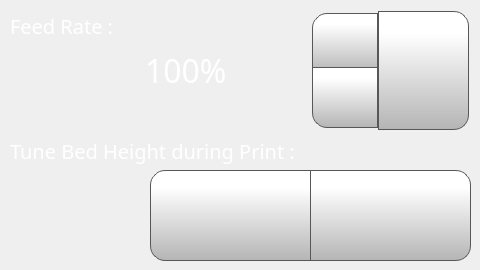
      <widget class="QWidget" name="feedRateTab">
       <attribute name="icon">
        <iconset>
         <normaloff>templates/img/FeedRate.png</normaloff>
         <normalon>templates/img/FeedRate_Selected.png</normalon>templates/img/FeedRate.png</iconset>
       </attribute>
       <attribute name="title">
        <string/>
       </attribute>
       <widget class="QLabel" name="feedRateLabelControlPage">
        <property name="geometry">
         <rect>
          <x>10</x>
          <y>10</y>
          <width>181</width>
          <height>31</height>
         </rect>
        </property>
        <property name="font">
         <font>
          <family>Gotham Light</family>
          <pointsize>15</pointsize>
          <weight>50</weight>
          <bold>false</bold>
         </font>
        </property>
        <property name="styleSheet">
         <string notr="true">color: rgb(255, 255, 255);
background-color: rgba(255, 255, 255, 0);</string>
        </property>
        <property name="text">
         <string>Feed Rate :</string>
        </property>
       </widget>
       <widget class="QSpinBox" name="feedRateSpinBox">
        <property name="geometry">
         <rect>
          <x>140</x>
          <y>10</y>
          <width>241</width>
          <height>121</height>
         </rect>
        </property>
        <property name="font">
         <font>
          <family>Gotham</family>
          <pointsize>24</pointsize>
         </font>
        </property>
        <property name="styleSheet">
         <string notr="true">QSpinBox {
    padding-right: 5px; /* make room for the arrows */
	color: rgb(255, 255, 255);
	background-color: rgba(255, 255, 255, 0);
   
}
QSpinBox ::text:selected {
	background-color: rgb(255, 146, 57);
   
}
QSpinBox::up-button {
     border: 1px solid rgb(87, 87, 87);

border-top-left-radius: 15px;
	background-color: qlineargradient(spread:pad, x1:0, y1:1, x2:0, y2:0.188, stop:0 rgba(180, 180, 180, 255), stop:1 rgba(255, 255, 255, 255));
    width: 60px;
     height: 55px;
    padding: 2px;
}

QSpinBox::up-arrow { 
image: url(./templates/img/arrows.png);
    width: 40px;
     height: 40px;
padding: 5px;
}



QSpinBox::up-button:pressed {
    background-color: qlineargradient(x1: 0, y1: 0, x2: 0, y2: 1,
                                      stop: 0 #dadbde, stop: 1 #f6f7fa);
}


QSpinBox::down-button {
     border: 1px solid rgb(87, 87, 87);
border-bottom-left-radius: 15px;
	background-color: qlineargradient(spread:pad, x1:0, y1:1, x2:0, y2:0.188, stop:0 rgba(180, 180, 180, 255), stop:1 rgba(255, 255, 255, 255));
    width: 60px;
     height: 55px;
    padding: 2px;
}

QpinBox::down-arrow { 
image: url(./templates/img/arrows-5.png);
    width: 40px;
    height: 40px;
padding: 5px;
}

QSpinBox::down-button:pressed {
    background-color: qlineargradient(x1: 0, y1: 0, x2: 0, y2: 1,
                                      stop: 0 #dadbde, stop: 1 #f6f7fa);

}

</string>
        </property>
        <property name="frame">
         <bool>false</bool>
        </property>
        <property name="readOnly">
         <bool>false</bool>
        </property>
        <property name="buttonSymbols">
         <enum>QAbstractSpinBox::UpDownArrows</enum>
        </property>
        <property name="accelerated">
         <bool>true</bool>
        </property>
        <property name="suffix">
         <string>%</string>
        </property>
        <property name="minimum">
         <number>50</number>
        </property>
        <property name="maximum">
         <number>200</number>
        </property>
        <property name="singleStep">
         <number>1</number>
        </property>
        <property name="value">
         <number>100</number>
        </property>
       </widget>
       <widget class="QPushButton" name="setFeedRateButton">
        <property name="geometry">
         <rect>
          <x>378</x>
          <y>11</y>
          <width>91</width>
          <height>119</height>
         </rect>
        </property>
        <property name="font">
         <font>
          <family>Gotham</family>
          <pointsize>13</pointsize>
         </font>
        </property>
        <property name="styleSheet">
         <string notr="true">QPushButton {
     border: 1px solid rgb(87, 87, 87);
	background-color: qlineargradient(spread:pad, x1:0, y1:1, x2:0, y2:0.188, stop:0 rgba(180, 180, 180, 255), stop:1 rgba(255, 255, 255, 255));
border-top-right-radius: 15px;
border-bottom-right-radius: 15px;

}

QPushButton:pressed {
    background-color: qlineargradient(x1: 0, y1: 0, x2: 0, y2: 1,
                                      stop: 0 #dadbde, stop: 1 #f6f7fa);
}

QPushButton:flat {
    border: none; /* no border for a flat push button */
}

QPushButton:default {
    border-color: navy; /* make the default button prominent */
}

QPushButton:focus {
	outline: none;
}</string>
        </property>
        <property name="text">
         <string/>
        </property>
        <property name="icon">
         <iconset>
          <normaloff>templates/img/verification-mark.png</normaloff>templates/img/verification-mark.png</iconset>
        </property>
        <property name="iconSize">
         <size>
          <width>50</width>
          <height>50</height>
         </size>
        </property>
       </widget>
       <widget class="QPushButton" name="moveZMBabyStep">
        <property name="geometry">
         <rect>
          <x>310</x>
          <y>170</y>
          <width>161</width>
          <height>91</height>
         </rect>
        </property>
        <property name="minimumSize">
         <size>
          <width>0</width>
          <height>0</height>
         </size>
        </property>
        <property name="font">
         <font>
          <family>Gotham</family>
          <pointsize>15</pointsize>
         </font>
        </property>
        <property name="styleSheet">
         <string notr="true">QPushButton {
     border: 1px solid rgb(87, 87, 87);

	background-color: qlineargradient(spread:pad, x1:0, y1:1, x2:0, y2:0.188, stop:0 rgba(180, 180, 180, 255), stop:1 rgba(255, 255, 255, 255));
	border-bottom-right-radius: 15px;
	border-top-right-radius: 15px;
}

QPushButton:pressed {
    background-color: qlineargradient(x1: 0, y1: 0, x2: 0, y2: 1,
                                      stop: 0 #dadbde, stop: 1 #f6f7fa);
}

QPushButton:flat {
    border: none; /* no border for a flat push button */
}

QPushButton:default {
    border-color: navy; /* make the default button prominent */
}

QPushButton:focus {
	outline: none;
}</string>
        </property>
        <property name="text">
         <string/>
        </property>
        <property name="icon">
         <iconset>
          <normaloff>templates/img/arrows.png</normaloff>templates/img/arrows.png</iconset>
        </property>
        <property name="iconSize">
         <size>
          <width>40</width>
          <height>40</height>
         </size>
        </property>
        <property name="checkable">
         <bool>false</bool>
        </property>
        <property name="autoDefault">
         <bool>false</bool>
        </property>
        <property name="default">
         <bool>false</bool>
        </property>
        <property name="flat">
         <bool>false</bool>
        </property>
       </widget>
       <widget class="QPushButton" name="moveZPBabyStep">
        <property name="geometry">
         <rect>
          <x>150</x>
          <y>170</y>
          <width>161</width>
          <height>91</height>
         </rect>
        </property>
        <property name="minimumSize">
         <size>
          <width>0</width>
          <height>0</height>
         </size>
        </property>
        <property name="font">
         <font>
          <family>Gotham</family>
          <pointsize>15</pointsize>
         </font>
        </property>
        <property name="styleSheet">
         <string notr="true">QPushButton {
     border: 1px solid rgb(87, 87, 87);

	background-color: qlineargradient(spread:pad, x1:0, y1:1, x2:0, y2:0.188, stop:0 rgba(180, 180, 180, 255), stop:1 rgba(255, 255, 255, 255));
	border-bottom-left-radius: 15px;
	border-top-left-radius: 15px;
}

QPushButton:pressed {
    background-color: qlineargradient(x1: 0, y1: 0, x2: 0, y2: 1,
                                      stop: 0 #dadbde, stop: 1 #f6f7fa);
}

QPushButton:flat {
    border: none; /* no border for a flat push button */
}

QPushButton:default {
    border-color: navy; /* make the default button prominent */
}

QPushButton:focus {
	outline: none;
}</string>
        </property>
        <property name="text">
         <string/>
        </property>
        <property name="icon">
         <iconset>
          <normaloff>templates/img/arrows-5.png</normaloff>templates/img/arrows-5.png</iconset>
        </property>
        <property name="iconSize">
         <size>
          <width>40</width>
          <height>40</height>
         </size>
        </property>
        <property name="checkable">
         <bool>false</bool>
        </property>
        <property name="autoDefault">
         <bool>false</bool>
        </property>
        <property name="default">
         <bool>false</bool>
        </property>
        <property name="flat">
         <bool>false</bool>
        </property>
       </widget>
       <widget class="QLabel" name="flowRateLabelControlPage_5">
        <property name="geometry">
         <rect>
          <x>10</x>
          <y>135</y>
          <width>421</width>
          <height>31</height>
         </rect>
        </property>
        <property name="font">
         <font>
          <family>Gotham Light</family>
          <pointsize>15</pointsize>
          <weight>50</weight>
          <bold>false</bold>
         </font>
        </property>
        <property name="styleSheet">
         <string notr="true">color: rgb(255, 255, 255);
background-color: rgba(255, 255, 255, 0);</string>
        </property>
        <property name="text">
         <string>Tune Bed Height during Print :</string>
        </property>
       </widget>
       <zorder>feedRateSpinBox</zorder>
       <zorder>feedRateLabelControlPage</zorder>
       <zorder>setFeedRateButton</zorder>
       <zorder>moveZMBabyStep</zorder>
       <zorder>moveZPBabyStep</zorder>
       <zorder>flowRateLabelControlPage_5</zorder>
      </widget>
